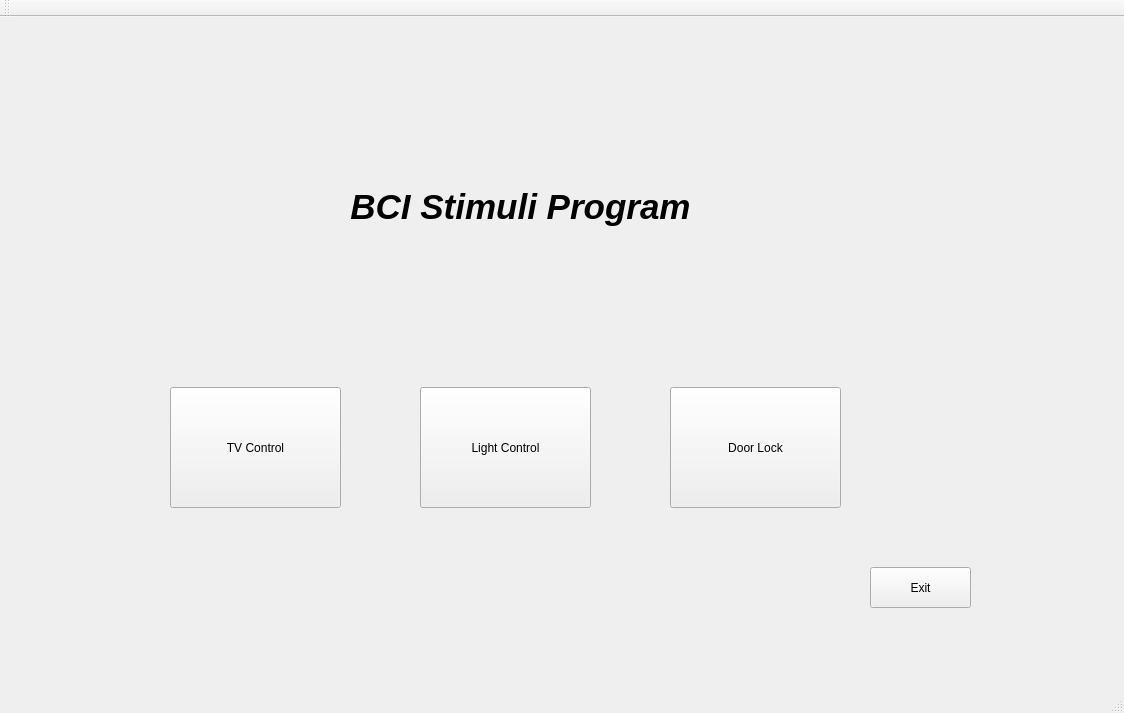
<?xml version="1.0" encoding="UTF-8"?>
<ui version="4.0">
 <class>MainWindow</class>
 <widget class="QMainWindow" name="MainWindow">
  <property name="geometry">
   <rect>
    <x>0</x>
    <y>0</y>
    <width>1124</width>
    <height>713</height>
   </rect>
  </property>
  <property name="windowTitle">
   <string>BCI Stimuli</string>
  </property>
  <widget class="QWidget" name="centralWidget">
   <widget class="QLabel" name="label">
    <property name="geometry">
     <rect>
      <x>180</x>
      <y>100</y>
      <width>681</width>
      <height>181</height>
     </rect>
    </property>
    <property name="font">
     <font>
      <family>Arial</family>
      <pointsize>26</pointsize>
      <weight>75</weight>
      <italic>true</italic>
      <bold>true</bold>
     </font>
    </property>
    <property name="text">
     <string>&lt;html&gt;&lt;head/&gt;&lt;body&gt;&lt;p align=&quot;center&quot;&gt;BCI Stimuli Program&lt;/p&gt;&lt;/body&gt;&lt;/html&gt;</string>
    </property>
   </widget>
   <widget class="QPushButton" name="pushButton">
    <property name="geometry">
     <rect>
      <x>170</x>
      <y>370</y>
      <width>171</width>
      <height>121</height>
     </rect>
    </property>
    <property name="text">
     <string>TV Control</string>
    </property>
   </widget>
   <widget class="QPushButton" name="pushButton_2">
    <property name="geometry">
     <rect>
      <x>420</x>
      <y>370</y>
      <width>171</width>
      <height>121</height>
     </rect>
    </property>
    <property name="text">
     <string>Light Control</string>
    </property>
   </widget>
   <widget class="QPushButton" name="pushButton_3">
    <property name="geometry">
     <rect>
      <x>670</x>
      <y>370</y>
      <width>171</width>
      <height>121</height>
     </rect>
    </property>
    <property name="text">
     <string>Door Lock</string>
    </property>
   </widget>
   <widget class="QPushButton" name="pushButton_4">
    <property name="geometry">
     <rect>
      <x>870</x>
      <y>550</y>
      <width>101</width>
      <height>41</height>
     </rect>
    </property>
    <property name="text">
     <string>Exit</string>
    </property>
   </widget>
  </widget>
  <widget class="QToolBar" name="mainToolBar">
   <attribute name="toolBarArea">
    <enum>TopToolBarArea</enum>
   </attribute>
   <attribute name="toolBarBreak">
    <bool>false</bool>
   </attribute>
  </widget>
  <widget class="QStatusBar" name="statusBar"/>
 </widget>
 <layoutdefault spacing="6" margin="11"/>
 <resources/>
 <connections/>
</ui>
